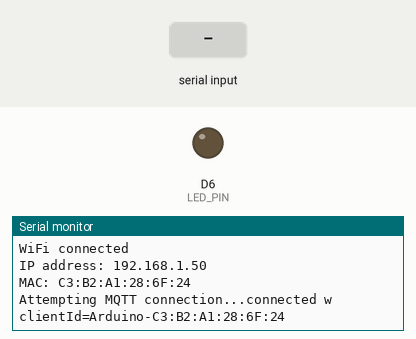
The sketch below on a simulated Arduino MKR. Shown: output pins drawn as LEDs (lit = HIGH), the last lines printed to the serial monitor. The test bench sets the inputs (shaded band). WiFi joins after 1.5 s; servers stay silent unless stated; no MQTT or app messages arrive unless stated.

Above: at 2.7 s.
2.8 s: "<90,45,200>" received over the second serial link
At 6.2 s:
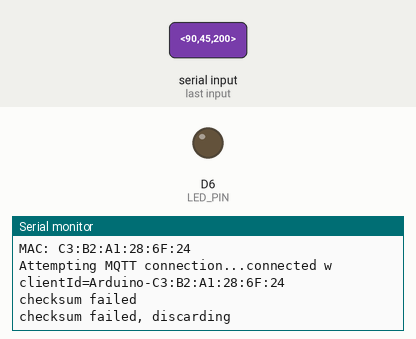
9.7 s: "<5>" received over the second serial link
At 11.2 s:
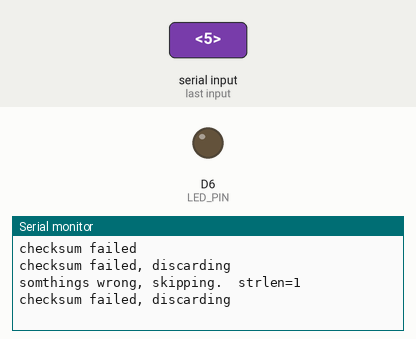

Measured:
- after the input at 2.8 s, the serial monitor: prints a new line after 2.2 s (image 1)
- after the input at 9.7 s, the serial monitor: prints a new line after 0.30 s (image 2)

The sketch:

nano_33_mqtt_water_pressure.ino
```cpp
/****************************************************************************************************************************************************
 *  DESCRIPTION:monitors water pressure from nano every connected to 5v pressure transducer and sends to mqtt
 *
 *  Author: Kevin Williams
 ****************************************************************************************************************************************************/

//#define DEBUG //turn on debug statements
//#define SIM_RX //simulate other microcontroller and pressure transducer w rand pressures

#ifdef DEBUG
  #define DEBUG_PRINTLN(x)  Serial.println (x)
  #define DEBUG_PRINT(x)  Serial.print (x)
#else
  #define DEBUG_PRINTLN(x)
  #define DEBUG_PRINT(x)
#endif

#include <WiFiNINA.h>
#include <PubSubClient.h>
#include "credentials.h"
#include <stdlib.h>
#include <ArduinoJson.h>

#define LED_PIN   LED_BUILTIN

const char* ssid = networkSSID;
const char* password = networkPASSWORD;
const char* mqttServer = mqttSERVER;
const char* mqttUsername = mqttUSERNAME;
const char* mqttPassword = mqttPASSWORD;
const char* pubTopicPost = pubTopicPOST;

char pubTopic[256];       //prefix 'arduino/<clientID>'; payload[0] will have pressure value

const byte numChars = 32;
char receivedChars[numChars];

boolean newData = false;
WiFiClient wifiClient;
PubSubClient client(wifiClient);
long lastMsg = 0;
long lastPublish = 0;
char msg[50];
int value = 0;
int last_value = -10;
byte mac[6];
char MAC_addr[24];
int sensorValue = -1;

uint16_t calcCRC(char* stringData)
{
  uint16_t sum1 = 0;
  uint16_t sum2 = 0;

  for (int i = 0; i < strlen(stringData); i++)
  {
    sum1 = (sum1 + stringData[i]) % 255;
    sum2 = (sum2 + sum1) % 255;
  }
   return (sum2 << 8) | sum1;
}

bool checkChecksum(char* stringData, char* strArray[]) {
  bool success = false;
  char *str;
  int count = 0;

  if(strlen(stringData) < 5) {
    Serial.print("somthings wrong, skipping.  strlen=");
    Serial.println(strlen(stringData));
  } else {
    while ((str = strtok_r(stringData, ",", &stringData)) != NULL)
    {
      DEBUG_PRINTLN(str);
      strArray[count] = str;
      count++;
    }

    char str1[16];
    strcpy(str1, strArray[0]);
    strcat(str1, ",");
    strcat(str1, strArray[1]);
    char *checkResult = str1;
    DEBUG_PRINT("split off checksum: ");
    DEBUG_PRINTLN(checkResult);

    uint16_t checksum = calcCRC(checkResult);
    DEBUG_PRINT("checksum=");
    DEBUG_PRINTLN(checksum);
    if(checksum == atoi(strArray[2])) {
      success=true;
      DEBUG_PRINTLN("checksum passed");
    } else
      Serial.println("checksum failed");
  }

  return success;
}

void setup_wifi()
{
  delay(10);
  long last = 0;

  // We start by connecting to a WiFi network
  Serial.println();
  Serial.print("Connecting to ");
  Serial.println(ssid);

  WiFi.begin(ssid, password);

  while (WiFi.status() != WL_CONNECTED)
  {
    long now = millis();
    if (now - last > 10000)
    {
      last = now;
      Serial.println("Wifi not connecting....trying to reset");
    }
      //show status externally via led (fast blink means wifi no connected)
      digitalWrite(LED_PIN, HIGH);
      delay(150);
      Serial.print(".");
      digitalWrite(LED_PIN, LOW);
      delay(150);
      NVIC_SystemReset();

  }
  digitalWrite(LED_PIN, LOW);  //ensure led is off after wifi connect

  randomSeed(micros());

  WiFi.macAddress(mac);

  Serial.println("");
  Serial.println("WiFi connected");
  Serial.print("IP address: ");
  Serial.println(WiFi.localIP());
  Serial.print("MAC: ");
  sprintf(MAC_addr,"%02X:%02X:%02X:%02X:%02X:%02X",mac[5],mac[4],mac[3],mac[2],mac[1],mac[0]);
  Serial.println(MAC_addr);
}

void callback(char* topic, byte* payload, unsigned int length)
{
  Serial.print("Message arrived [");
  Serial.print(topic);
  Serial.print("] ");
  for (int i = 0; i < length; i++)
  {
    Serial.print((char)payload[i]);
  }
  Serial.println();
}

void reconnect()
{
  // Loop until we're reconnected
  while (!client.connected())
  {
    Serial.print("Attempting MQTT connection...");
    char clientId[25] = "Arduino-";
    char prefix[] = "arduino/";
    strcat(clientId,MAC_addr);
    strcpy(pubTopic,prefix);
    strcat(pubTopic,clientId);
    strcat(pubTopic,pubTopicPost);

    // Attempt to connect
    if (client.connect(clientId, mqttUsername, mqttPassword))
    {
      Serial.print("connected w clientId=");
      Serial.println(clientId);
      // ... and resubscribe
      //client.subscribe(subTopic);
    } else
    {
      Serial.print("failed, rc=");
      Serial.print(client.state());
      Serial.println(" try again in 5 seconds");

      //show status externally via led (slow blink means mqtt not connected)
      for(int i=0;i<5;i++) {
        digitalWrite(LED_BUILTIN, HIGH);   // turn the LED on (HIGH is the voltage level)
        delay(500);                       // wait for a second
        digitalWrite(LED_BUILTIN, LOW);    // turn the LED off by making the voltage LOW
        delay(500);
      }
    }
  }
}

void recvWithStartEndMarkers() {
    static boolean recvInProgress = false;
    static byte ndx = 0;
    char startMarker = '<';
    char endMarker = '>';
    char rc;

    while (Serial1.available() > 0 && newData == false) {
        rc = Serial1.read();

        if (recvInProgress == true) {
            if (rc != endMarker) {
                receivedChars[ndx] = rc;
                ndx++;
                if (ndx >= numChars) {
                    ndx = numChars - 1;
                }
            }
            else {
                receivedChars[ndx] = '\0'; // terminate the string
                recvInProgress = false;
                ndx = 0;
                newData = true;
            }
        }

        else if (rc == startMarker) {
            recvInProgress = true;
        }
    }
}

void showNewData() {
    if (newData == true) {
        DEBUG_PRINT("This just in ... ");
        DEBUG_PRINTLN(receivedChars);
        newData = false;
    }
}

void setup()
{
  pinMode(LED_PIN, OUTPUT);
  Serial.begin(115200);
  Serial1.begin(9600);
  setup_wifi();
  client.setServer(mqttServer, 1883);
  client.setCallback(callback);
}

void publish_mqtt(int v, char* v_s, int l) {

  Serial.println(v_s);
  Serial.print("on topic: ");
  Serial.print(pubTopic);
  Serial.print(" at time= ");
  Serial.println(l);

  StaticJsonDocument<200> doc;
  char jsonStr[128];

  doc["pressure"] = v_s;
  doc["wifi"] = WiFi.RSSI();

  serializeJson(doc, jsonStr);
  client.publish(pubTopic,jsonStr);
}

void loop()
{
  char value_s[128];

  if (!client.connected())
  {
    reconnect();
  }
  client.loop();

  long now = millis();
  if (now - lastMsg > 5000)
  {
    lastMsg = now;

    #ifdef SIM_RX
      newData = true; //debug
    #else
      recvWithStartEndMarkers();
    #endif

    if (newData == true) {
      DEBUG_PRINTLN(receivedChars);
      newData = false;

      char* b = receivedChars;

      char* strArray[3];

      #ifdef SIM_RX
        if(1) {
          value = rand() % 100 ;
      #else
        if(checkChecksum(b, strArray)) {
          //checksum passed for data rx from serial board
          value = atoi(strArray[1]);
      #endif

        itoa(value,value_s,10);

        DEBUG_PRINT("rx pressure: ");
        DEBUG_PRINTLN(value_s);

        //only publish every 5 minutes or if pressure has changed by 2 psi or more
        if(abs(last_value - value) > 1) {
          //pressure differnt by 2+ psi, publish
          lastPublish = now;  //record last time we published

          publish_mqtt(value,value_s,lastPublish);
        } else {
          //publsh even if not new every 5 minutes
          if(now - lastPublish > 300000) {
            //unique value read, publish
            lastPublish = now;  //record last time we published

            Serial.print("publishing: ");
            publish_mqtt(value,value_s,lastPublish);
          } else {
            Serial.println("not publishing bc not 2+psi different");
          }
        }
        last_value = value;
      }else {
        Serial.println("checksum failed, discarding");
      }

      memset(receivedChars, 0, 32);
    } else
      Serial.println("Error: pressure transducer microcontroller not functioning");
  }
}
```

credentials.h
```cpp
char networkSSID[] = "YOUR_SSID";
char networkPASSWORD[] = "YOUR_WIFI_PASSWORD";
char mqttSERVER[] = "YOUR_MQTT_SERVER_IP";
char mqttUSERNAME[] = "YOUR_MQTT_SERVER_USERNAME";
char mqttPASSWORD[] = "YOUR_MQTT_SERVER_PASSWORD";

char pubTopicPOST[] = "/sensor/water-pressure";
```
